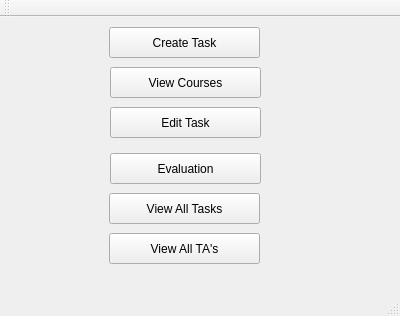
<?xml version="1.0" encoding="UTF-8"?>
<ui version="4.0">
 <class>MainWindow</class>
 <widget class="QMainWindow" name="MainWindow">
  <property name="geometry">
   <rect>
    <x>0</x>
    <y>0</y>
    <width>400</width>
    <height>316</height>
   </rect>
  </property>
  <property name="windowTitle">
   <string>MainWindow</string>
  </property>
  <widget class="QWidget" name="centralWidget">
   <widget class="QPushButton" name="createTask">
    <property name="geometry">
     <rect>
      <x>109</x>
      <y>10</y>
      <width>151</width>
      <height>31</height>
     </rect>
    </property>
    <property name="text">
     <string>Create Task</string>
    </property>
   </widget>
   <widget class="QPushButton" name="viewCourses">
    <property name="geometry">
     <rect>
      <x>110</x>
      <y>50</y>
      <width>151</width>
      <height>31</height>
     </rect>
    </property>
    <property name="text">
     <string>View Courses</string>
    </property>
   </widget>
   <widget class="QPushButton" name="taskEdited">
    <property name="geometry">
     <rect>
      <x>110</x>
      <y>90</y>
      <width>151</width>
      <height>31</height>
     </rect>
    </property>
    <property name="text">
     <string>Edit Task</string>
    </property>
   </widget>
   <widget class="QPushButton" name="evaluation">
    <property name="geometry">
     <rect>
      <x>110</x>
      <y>136</y>
      <width>151</width>
      <height>31</height>
     </rect>
    </property>
    <property name="text">
     <string>Evaluation</string>
    </property>
   </widget>
   <widget class="QPushButton" name="taskView">
    <property name="geometry">
     <rect>
      <x>109</x>
      <y>176</y>
      <width>151</width>
      <height>31</height>
     </rect>
    </property>
    <property name="text">
     <string>View All Tasks</string>
    </property>
   </widget>
   <widget class="QPushButton" name="viewTA">
    <property name="geometry">
     <rect>
      <x>109</x>
      <y>216</y>
      <width>151</width>
      <height>31</height>
     </rect>
    </property>
    <property name="text">
     <string>View All TA's</string>
    </property>
   </widget>
  </widget>
  <widget class="QMenuBar" name="menuBar">
   <property name="geometry">
    <rect>
     <x>0</x>
     <y>0</y>
     <width>400</width>
     <height>24</height>
    </rect>
   </property>
  </widget>
  <widget class="QToolBar" name="mainToolBar">
   <attribute name="toolBarArea">
    <enum>TopToolBarArea</enum>
   </attribute>
   <attribute name="toolBarBreak">
    <bool>false</bool>
   </attribute>
  </widget>
  <widget class="QStatusBar" name="statusBar"/>
 </widget>
 <layoutdefault spacing="6" margin="11"/>
 <resources/>
 <connections/>
</ui>
